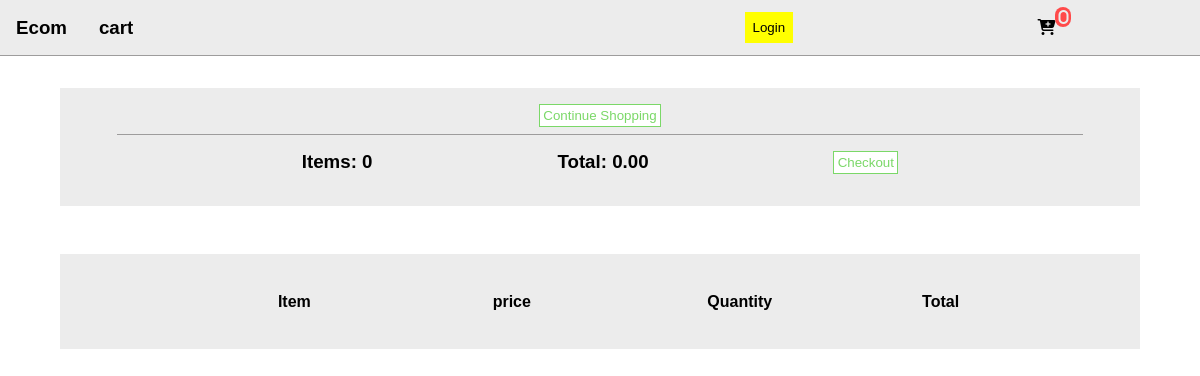
The page /cart/ (signed in) on the database as committed earlier.
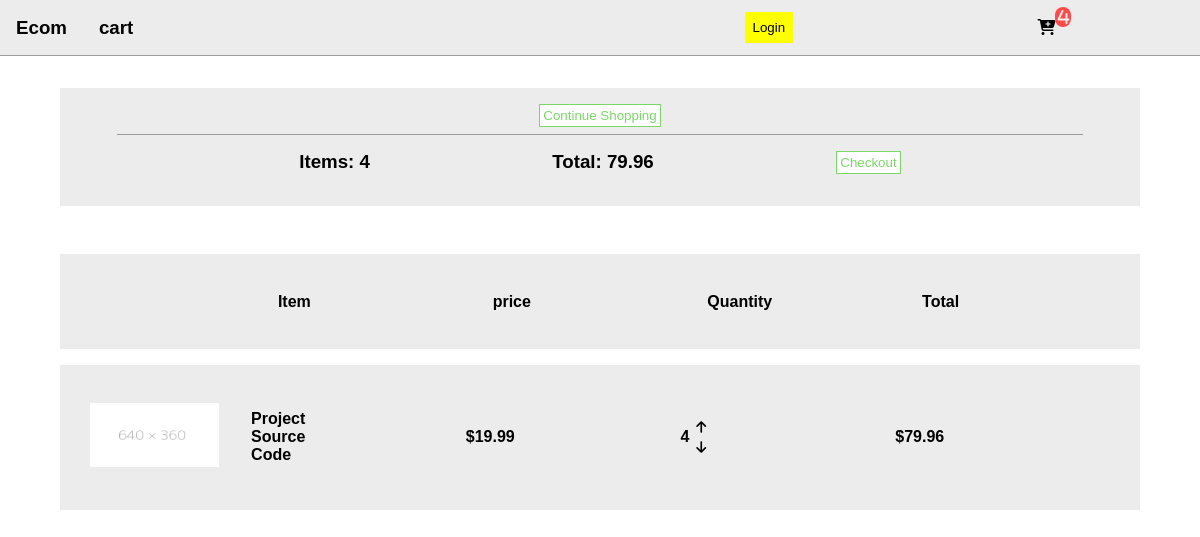
The same page on the database as committed later.
### store/models.py (models this page shows, shortened)
class Order(models.Model):
    customer = models.ForeignKey(Customer, on_delete=SET_NULL, blank=True, null=True)
    date_orderd = models.DateTimeField(auto_now_add=True)
    complete = models.BooleanField(default=False, blank=False)
    transaction_id= models.CharField(max_length=200, null=True)
    @property
    def get_cart_total(self):
        orderitem = self.orderitem_set.all()
        total = sum([item.get_total for item in orderitem])
        return total
    @property
    def get_cart_items(self):
        orderitem = self.orderitem_set.all()
        total = sum([item.quantity for item in orderitem])
        return total

class OrderItem(models.Model):
    product = models.ForeignKey(Product, on_delete=SET_NULL, blank=True, null=True)
    order = models.ForeignKey(Order, on_delete=SET_NULL, blank=True, null=True)
    quantity = models.IntegerField(default=0, null=True, blank=True)
    date_adedd = models.DateTimeField(auto_now_add=True)
    @property
    def get_total(self):
        total = self.product.price * self.quantity
        return total

class Product(models.Model):
    name = models.CharField(max_length=200, null=True)
    price = models.DecimalField(max_digits=7, decimal_places=2)
    digital = models.BooleanField(default=False, null=True, blank=False)
    image = models.ImageField(null=True,  blank=True)
    @property
    def imageUrl(self):
        try:
            url = self.image.url
        except:
            url = ''
        return url

### store/views.py (the view)
# urls.py: path('cart/', views.cart, name='cart'),
def cart(request):
    page = 'cart'
    data = cartData(request)
    cartItems = data['cartItems']
    order = data['order']
    items = data['items']
    return render(request, 'store/cart.html', {
        'page': page,
        'items':items,
        'order':order,
        'cartItems':cartItems,
    })

### store/utils.py (called while the page is built)
def cartData(request):
    if request.user.is_authenticated:
        customer = request.user.customer
        order, created = Order.objects.get_or_create(customer=customer, complete=False)
        items = order.orderitem_set.all()
        cartItems = order.get_cart_items
        return {'cartItems':cartItems, 'order':order, 'items':items }
    else:
        cookieData = cookieCart(request)
        cartItems = cookieData['cartItems']
        order = cookieData['order']
        items = cookieData['items']
        return {'cartItems':cartItems, 'order':order, 'items':items }

### store/templates/store/cart.html (shortened to what this page needs)
{% extends 'store/main.html' %}
{% load static %}
{% block content %}
    <div class="cart1">
        <input type="button" value="Continue Shopping">
        <div class="cart1-info">
            <h3>
                Items: {{order.get_cart_items}}
            </h3>
            <h3>
                Total: {{order.get_cart_total|floatformat:2}}
            </h3>
            <input type="button" value="Checkout">
        </div>
    </div>
    <div class="cart2">
        <div class="row">
            <div class="item-name">
                <h4>Item</h4>
            </div>
            <div class="price">
                <h4>price</h4>
            </div>
            <div class="quantity">
                <h4>Quantity</h4>
            </div>
            <div class="total">
                <h4>Total</h4>
            </div>
        </div>
        {% for item in items%}
        <div class="row">
            <div class="product-image">
                 {% if item.product.imageUrl == '' %}
                    <img src="{% static 'images/placeholder.png' %}">
                {% else %}
                    <img src="{{ item.product.imageUrl }}">
                {% endif %}
            </div>
            <div class="item-name">
                <h4>{{item.product.name}} </h4>
            </div>
            <div class="price">
                <h4>${{item.product.price|floatformat:2}}</h4>
            </div>
            <div class="quantity">
                <div class="count">
                    <h4>{{item.quantity}}</h4>
                    <div class="up">
                        <button data-product={{ item.product.id }} data-action="add" class="update-cart">
                        </button>
                    </div>
                    <div class="down">
                        <button class="update-cart" data-product={{ item.product.id }} data-action="remove">
                        </button>
                    </div>
                </div>
            </div>
            <div class="total">
                <h4>${{item.get_total|floatformat:2}}</h4>
            </div>
        </div>
        {% endfor %}
    </div>
{% endblock content %}

### store/templates/store/main.html (shortened to what this page needs)
<!DOCTYPE html>
    {% load static %}
    <html lang="en">
    <head>
        <link rel="stylesheet" href="{% static 'css/main.css' %}">
    </head>
    <body>
        <div class="container">
            <div class="nav">
                <div class="left">
                    <a href="{% url 'store' %}"><h3>Ecom</h3></a>
                    <h3>{{ page }}</h3>
                </div>
                <div class="right">
                    <input type="button" value="Login">
                    <a href="{% url 'cart' %}">
                        <i class="fas fa-cart-plus">
                            <div class="item-count">
                            {% if cartItems < 10 %}
                                <p>{{cartItems}}</p>
                            {% else %}
                                <p>+9</p>
                            {% endif %}
                            </div>
                        </i>
                    </a>
                </div>
            </div>
            {% block content %}
            {% endblock %}
        </div>
    </body>
</html>

### static/css/main.css (style rules this page uses)
* { margin: 0; padding: 0; box-sizing: border-box; }
body { font-family: sans-serif; }
a { color: black; text-decoration: none; }
.container { display: flex; flex-direction: column; justify-content: center; align-items: center; }
.nav { width: 100%; display: flex; align-items: center; border-bottom: .8px solid rgba(124, 123, 123, 0.7); background: rgb(236, 236, 236); height: 7vh; }
.left, .right { display: flex; align-items: center; width: 50%; align-items: center; }
.left h3 { padding: 0 1rem; }
.right { justify-content: flex-end; padding: 0 1.4rem; justify-content: space-around; }
.right input { background: yellow; border: none; padding: .5rem; }
.right i { position: relative; }
.item-count { position: absolute; top: -.7rem; right: -1rem; background: rgb(255, 74, 74); padding: 0.1rem; border-radius: 1rem; width:1rem; display: flex; align-items: center; justify-content: center; color: rgb(236, 236, 236); }
.info input, .cart1 input { padding: .2rem; border: .1rem solid rgb(123, 216, 104); background: white; color: rgb(123, 216, 104); }
.cart1 { width:90%; padding: 1rem .2rem; background: rgb(236, 236, 236); margin: 2rem 0; display: flex; justify-content: center; align-items: center; flex-direction: column; }
.cart1-info { margin-top: .4rem; width: 90%; display: flex; justify-content: space-evenly; padding: 1rem 0; border-top: 1px solid rgba(124, 123, 123, 0.7); }
.cart2 { width: 90%; }
.cart2 * { width: 20%; margin: 1rem 0; }
.row { padding: .4rem .2rem; background: rgb(236, 236, 236); width: 100%; display: flex; justify-content: center; align-items: center; }
.cart2 .product-image { width: 15%; }
.cart2 img { height: 4rem; width: 80%; }
.quantity { position: relative; }
.quantity .up button { position: absolute; top: -21%; right: 90%; width: .6rem; height: 1.2rem; display: flex; justify-content: center; align-items: center; text-align: center; border: none; background: rgba(253, 255, 255, .0); }
.quantity .down button { position: absolute; bottom: -21%; right: 90%; width: .6rem; height: 1.2rem; display: flex; justify-content: center; align-items: center; border: none; background: rgba(253, 255, 255, .0); }

Rows that differ between the two databases and show on the page:
computed for Order: get_cart_items "0" → "4"; get_cart_total "0.00" → "79.96"
added OrderItem: product.name "Project Source Code", product.price "19.99", quantity "4", get_total "79.96"
Other text that changed with them:
{{ cartItems }}: "0" → "4"
